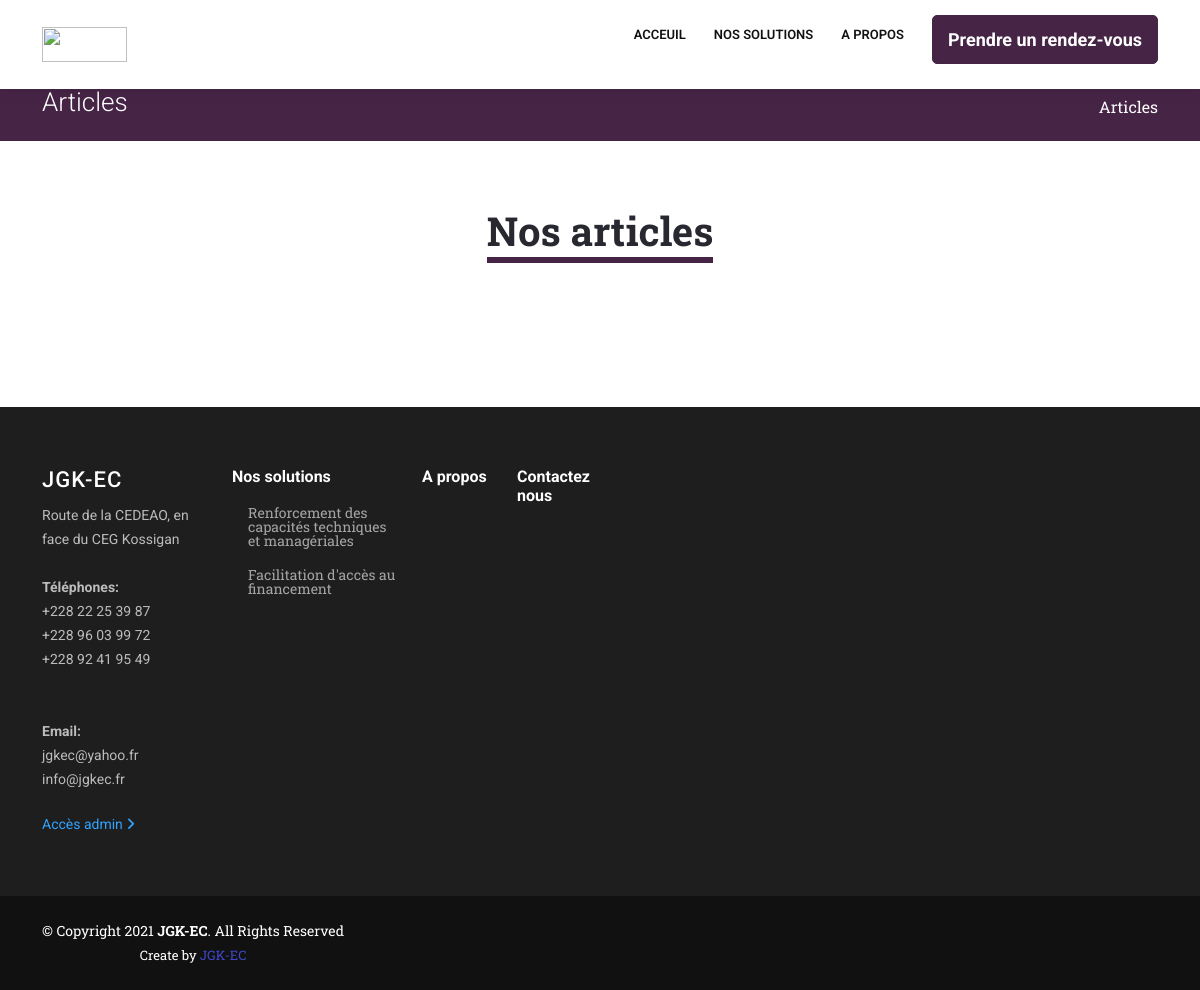
The app's page /article/, older data.
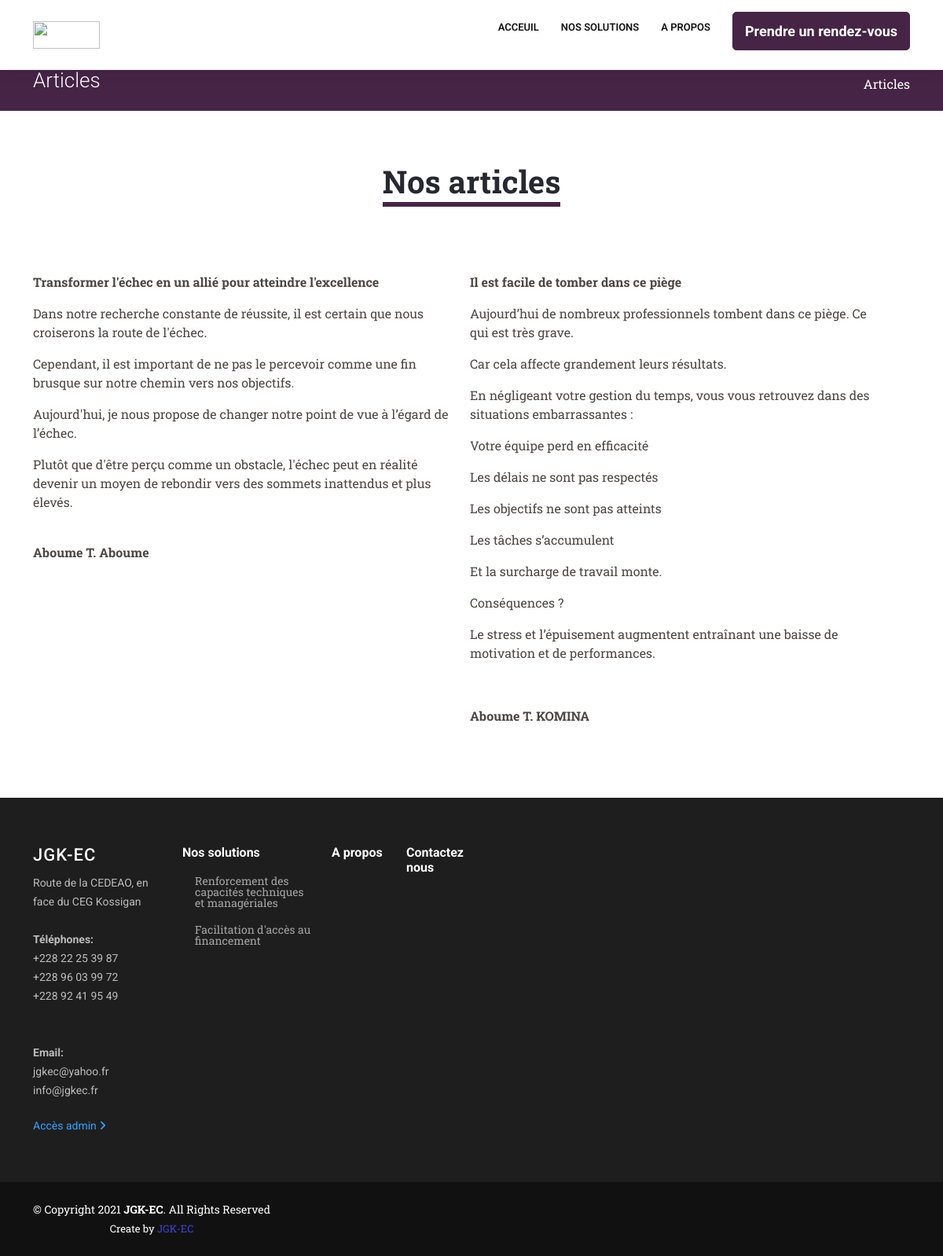
The same page, newer data.
### cabinet/models.py (models this page shows)
class Mission(models.Model):
    label = models.CharField(max_length=255, null=True, blank=True, default="Mission")
    titre = models.CharField(max_length=255, null=True, blank=True)
    libellemission = models.TextField(verbose_name="Libellé mission", null=True, blank=True)
    image = models.ImageField(blank=True, null=True, upload_to="missions/")
    productivite = models.TextField(verbose_name="Libellé productivite", null=True, blank=True)
    detailproductivite = models.TextField(verbose_name="Texte sous productivite", null=True, blank=True)
    notreexpertise = models.TextField(verbose_name="Notre expertise", null=True, blank=True)
    voirplus = models.CharField(max_length=255, null=True, blank=True)
    solution = models.TextField(verbose_name="Découvrez nos solutions", null=True, blank=True)
    valeur = models.TextField(verbose_name="Nos valeurs", null=True, blank=True)
    mot_du_dg = models.TextField(verbose_name="Mot du directeur", null=True, blank=True)
    niveau_performance = models.TextField(verbose_name="Niveau et performance de vos équipes", null=True, blank=True)
    mot_des_clients = models.TextField(verbose_name="Mot des clients", null=True, blank=True)
    date = models.DateTimeField(auto_now_add=True, null=True)

class Footer(models.Model):
    label = models.CharField(max_length=255, null=True, blank=True, default="Footer")
    jgkec = models.CharField(max_length=255, null=True, blank=True)
    tel = models.ManyToManyField(Tel, null=True, blank=True)
    mail = models.ManyToManyField(Email, null=True, blank=True,
                                  help_text="Pour selectionner plusieurs, appuyer sur la touche ctrl")
    date = models.DateTimeField(auto_now_add=True, null=True)

class Tel(models.Model):
    label = models.CharField(max_length=255, null=True, blank=True, default="Tel")
    tel = models.CharField(max_length=255, null=True, blank=True)
    date = models.DateTimeField(auto_now_add=True, null=True)
    archive = models.BooleanField(default=False)
    def __str__(self):
        return self.tel

class Email(models.Model):
    label = models.CharField(max_length=255, null=True, blank=True, default="mail")
    mail = models.CharField(max_length=255, null=True, blank=True)
    date = models.DateTimeField(auto_now_add=True, null=True)
    archive = models.BooleanField(default=False)
    def __str__(self):
        return self.mail

class Article(models.Model):
    titre = models.TextField(verbose_name="Titre", null=True, blank=False)
    texte = models.TextField(verbose_name="Texte", null=True, blank=False)
    image = models.ImageField(blank=True, null=True, upload_to="articles/")
    date = models.DateTimeField(null=True, auto_now_add=True, blank=True)
    vues = models.IntegerField(null=True, default=0)
    archive = models.BooleanField(default=False)

### cabinet/views.py (the view)
# urls.py: path('article/', article, name="article"),
def article(request):
    activites_count = Activite.objects.filter(archive=False).order_by('-date').count()
    articles_count = Article.objects.filter(archive=False).order_by('-date').count()
    articles = Article.objects.filter(archive=False).order_by('-date')
    footer = Footer.objects.filter(label="Footer")
    mission = Mission.objects.get(label="Mission")
    context = {
        "articles": articles,
        "articles_count": articles_count,
        "activites_count": activites_count,
        "footer": footer,
        "mission": mission,
    }
    return render(request, 'article/article.html', context)

### cabinet/templates/article/article.html (shortened to what this page needs)
{% extends "base.html" %}
{% load static %}
{% block main %}
  <main id="main">
    <section id="breadcrumbs" style="background-color:#462446" class="breadcrumbs">
      <div class="container">
        <div class="d-flex justify-content-between align-items-center">
          <h2>Articles</h2>
          <ol>
              <li><a href="{% url 'sondage' %}">Articles</a></li>
          </ol>
        </div>
      </div>
    </section>
    <section>
      <div class="container" data-aos="fade-up" style="margin-bottom:-50px">
          <div class="row justify-content-evenly">
              <div class="col-2"></div>
              <div class="col-lg-8 col-12">
                <div style="text-align:center;">
                    <span style="font-weight:700;font-size:40px;color:#282830;border-bottom:6px solid #462446">Nos articles</span>
                </div>
              </div>
              <div class="col-2"></div>
          </div>
      </div>
    </section>
      <section>
          <div class="container" data-aos="fade-up">
              <div class="row mr-3 mb-3 justify-content-evenly">
                  {% for article in articles %}
                  <div class="col-lg-6 col-12 ">
                      <p style="color:#282830;font-size:18px;font-weight:700" class="text-justify">
                          {{article.titre|safe}}
                      </p>
                      <p class="text-justify">
                          {{article.texte|safe}}
                      </p>
                  </div>
                  {% endfor %}
              </div>
          </div>
      </section>
  </main>
{% endblock %}

### cabinet/templates/base.html (shortened to what this page needs)
{% load static %}
<!DOCTYPE html>
<html lang="fr">
<head>
  <link href="{% static 'cabinet/assets/vendor/bootstrap/css/bootstrap.min.css' %}" rel="stylesheet">
  <link href="{% static 'cabinet/assets/vendor/icofont/icofont.min.css' %}" rel="stylesheet">
  <link href="{% static 'cabinet/assets/vendor/boxicons/css/boxicons.min.css' %}" rel="stylesheet">
  <link href="{% static 'cabinet/assets/vendor/animate.css/animate.min.css' %}" rel="stylesheet">
  <link href="{% static 'cabinet/assets/vendor/venobox/venobox.css' %}" rel="stylesheet">
  <link href="{% static 'cabinet/assets/vendor/owl.carousel/assets/owl.carousel.min.css' %}" rel="stylesheet">
  <link href="{% static 'cabinet/assets/vendor/aos/aos.css' %}" rel="stylesheet">
  <link href="{% static 'cabinet/assets/vendor/remixicon/remixicon.css' %}" rel="stylesheet">
  <link rel="stylesheet" href="https://cdn.jsdelivr.net/npm/bootstrap@5.3.0-alpha1/dist/css/bootstrap.min.css">
  <link href="{% static 'cabinet/assets/css/style.css' %}" rel="stylesheet">
</head>
<body style="font-family: 'Roboto Slab', serif;">
  {% block header %}
  <header id="header" class="fixed-top">
    <div class="container d-flex align-items-center">
      <img class="logo mr-auto"
           style="width:85px;height:35px;img-fit : cover;"
           src="{% static 'cabinet/assets/img/jgk.jpg' %}"
           alt="">
      <nav class="nav-menu d-none d-lg-block">
        <ul>
          <li class="{% block active_acceuil %}{% endblock %}"><a href="{% url 'acceuil' %}">Acceuil</a></li>
          <li class="{% block active_nosolutions %}{% endblock %}"><a href="{% url 'solution' %}">Nos solutions</a></li>
          <li class="{% block active_apropos %}{% endblock %}"><a style="margin-bottom:10px" href="{% url 'apropos' %}">A propos</a></li>
          <li class="{% block active_contacteznous %}{% endblock %}">
            <a href="{% url 'contacteznous' %}" style="text-transform:none;background-color:#462446;border:1px solid #462446;color:#fff;font-size:18px;padding: 10px 15px;border-radius:5px;margin-top:-10px;font-weight:700">
              {{ mission.voirplus }}
            </a>
          </li>
        </ul>
      </nav>
    </div>
  </header>
  {% endblock %}
  {% block main %}{% endblock %}
  {% block footer%}
  <footer id="footer">
    <div class="footer-top">
      <div class="container">
        <div class="row">
          <div class="col-lg-2 col-md-6 footer-contact">
            <h3>JGK-EC</h3>
            {% for foot in footer %}
            <p>
              {{foot.jgkec}}<br><br>
              <strong id="contact">Téléphones: <br></strong>
              {% for tel in foot.tel.all %}
              {{tel}}<br>
              {% endfor %}
              <br><br>
              <strong>Email:</strong><br>
              {% for email in foot.mail.all %}
              {{email}}<br>
              {% endfor %}
            </p>
            <br>
            <p>
              <a style="color:#31A3FF" href="{% url 'dashboard' %}">
                Accès admin
                <i class="fa fa-angle-right"></i>
              </a>
            </p>
            {% endfor %}
          </div>
          <div class="col-lg-2 col-md-6 footer-links">
            <h4>Nos solutions</h4>
            <ul>
              <li><i class="bx bx-chevron-right"></i> <a href="#">Renforcement des capacités techniques et managériales</a></li>
              <li><i class="bx bx-chevron-right"></i> <a href="#">Facilitation d'accès au financement</a></li>
            </ul>
          </div>
          <div class="col-lg-1 col-md-6 footer-links">
            <h4>A propos</h4>
          </div>
          <div class="col-lg-1 col-md-6 footer-links">
            <h4>Contactez nous</h4>
          </div>
        </div>
      </div>
    </div>
    <div class="container d-md-flex py-4">
      <div class="mr-md-auto text-center text-md-left">
        <div class="copyright">
          &copy; Copyright 2021 <strong><span>JGK-EC</span></strong>. All Rights Reserved
        </div>
        <div class="credits">
          Create by <a href="http://jgkec.com/">JGK-EC</a>
        </div>
      </div>
    </div>
  </footer>
  {% endblock %}
</body>
</html>

### cabinet/static/cabinet/assets/css/style.css (style rules this page uses)
body { font-family: "Open Sans", sans-serif; color: #4d4643; }
a { color: #3f48cc; }
h1, h2, h3, h4, h5, h6 { font-family: "Roboto", sans-serif; }
#header { background: #fff; transition: all 0.5s; z-index: 997; padding: 15px 0; box-shadow: 0px 2px 15px rgba(0, 0, 0, 0.1); }
#header .logo { font-size: 28px; margin: 0; padding: 0; line-height: 1; font-weight: 700; letter-spacing: 0.5px; text-transform: uppercase; }
.nav-menu ul { margin: 0; padding: 0; list-style: none; }
.nav-menu > ul { display: flex; }
.nav-menu > ul > li { position: relative; white-space: nowrap; padding: 10px 0 10px 28px; }
.nav-menu a { display: block; position: relative; color: #111; transition: 0.3s; font-size: 13px; text-transform: uppercase; font-weight: 600; font-family: "Roboto", sans-serif; }
section { padding: 60px 0; overflow: hidden; }
.breadcrumbs { padding: 15px 0; background: #3f48cc; min-height: 40px; margin-top: 72px; }
.breadcrumbs h2 { font-size: 26px; font-weight: 300; color: #fff; }
.breadcrumbs ol { display: flex; flex-wrap: wrap; list-style: none; padding: 0; margin: 0; color: #fff; }
.breadcrumbs ol a { color: #fff; }
#footer { color: #fff; font-size: 14px; background: #111; }
#footer .footer-top { padding: 60px 0 30px 0; background: #1e1e1e; }
#footer .footer-top .footer-contact { margin-bottom: 30px; }
#footer .footer-top .footer-contact h3 { font-size: 22px; margin: 0 0 10px 0; padding: 2px 0 2px 0; line-height: 1; font-weight: 500; letter-spacing: 1px; text-transform: uppercase; color: #fff; }
#footer .footer-top .footer-contact p { font-size: 14px; line-height: 24px; margin-bottom: 0; font-family: "Roboto", sans-serif; color: rgba(255, 255, 255, 0.7); }
#footer .footer-top h4 { font-size: 16px; font-weight: bold; color: #fff; position: relative; padding-bottom: 12px; }
#footer .footer-top .footer-links { margin-bottom: 30px; }
#footer .footer-top .footer-links ul { list-style: none; padding: 0; margin: 0; }
#footer .footer-top .footer-links ul i { padding-right: 2px; color: #00a8f3; font-size: 18px; line-height: 1; }
#footer .footer-top .footer-links ul li { padding: 10px 0; display: flex; align-items: center; }
#footer .footer-top .footer-links ul li:first-child { padding-top: 0; }
#footer .footer-top .footer-links ul a { color: rgba(255, 255, 255, 0.6); transition: 0.3s; display: inline-block; line-height: 1; }
#footer .credits { padding-top: 5px; font-size: 13px; color: #fff; }

### cabinet/templates/base.html (style rules this page uses)
a { text-decoration:none; }

Row changes from the older to the newer data that the page shows:
added Article: titre "Transformer l'échec en un allié pour atteindre l'excellence", texte "Dans notre recherche constante de réussite, il est certain que nous croiserons la route de l'échec. Cependant, il est important de ne pas le percevoir comme une fin brusque sur notre chemin vers nos objectifs. Aujourd'hui, je nous propose de changer notre point de vue à l’égard de l’échec. Plutôt que d'être perçu comme un obstacle, l'échec peut en réalité devenir un moyen de rebondir vers des sommets inattendus et plus élevés. Aboume T. Aboume"
added Article: titre "Il est facile de tomber dans ce piège", texte "Aujourd’hui de nombreux professionnels tombent dans ce piège. Ce qui est très grave. Car cela affecte grandement leurs résultats. En négligeant votre gestion du temps, vous vous retrouvez dans des situations embarrassantes : Votre équipe perd en efficacité Les délais ne sont pas respectés Les objectifs ne sont pas atteints Les tâches s’accumulent Et la surcharge de travail monte. Conséquences ? Le stress et l’épuisement augmentent entraînant une baisse de motivation et de performances. Aboume T. KOMINA"
